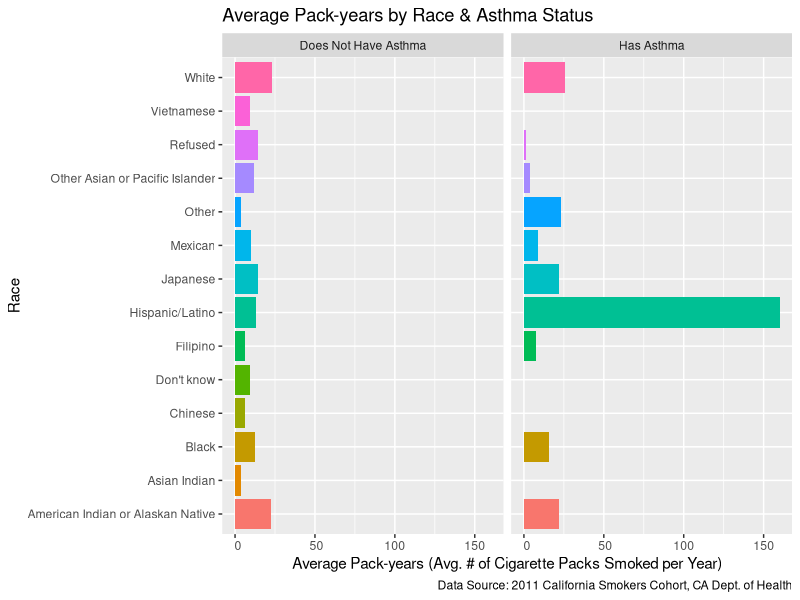
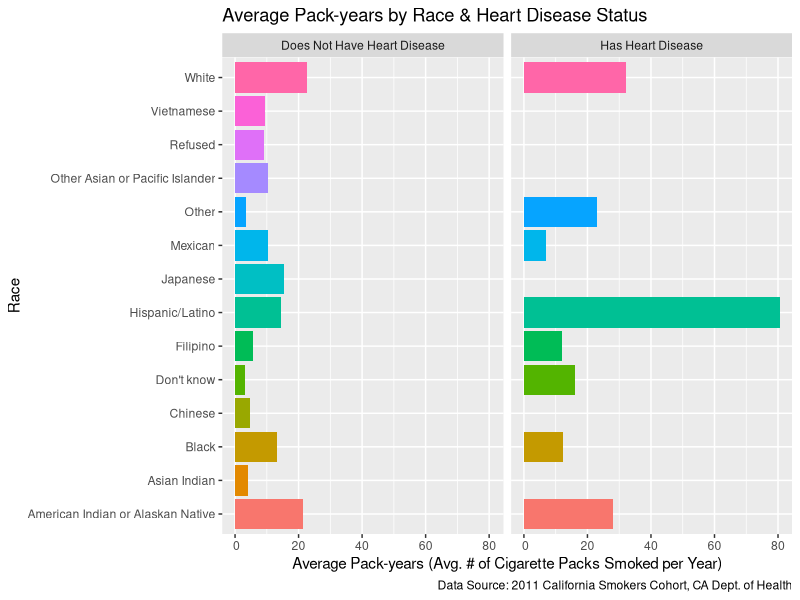
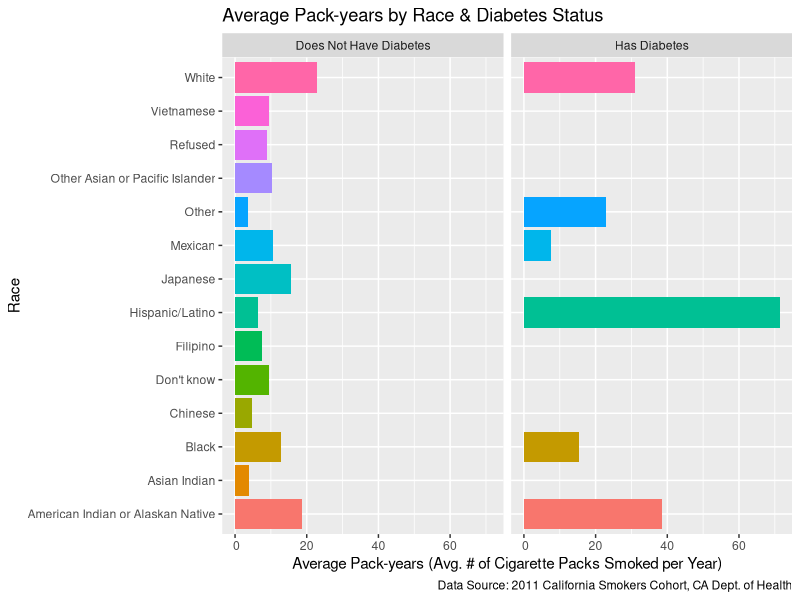
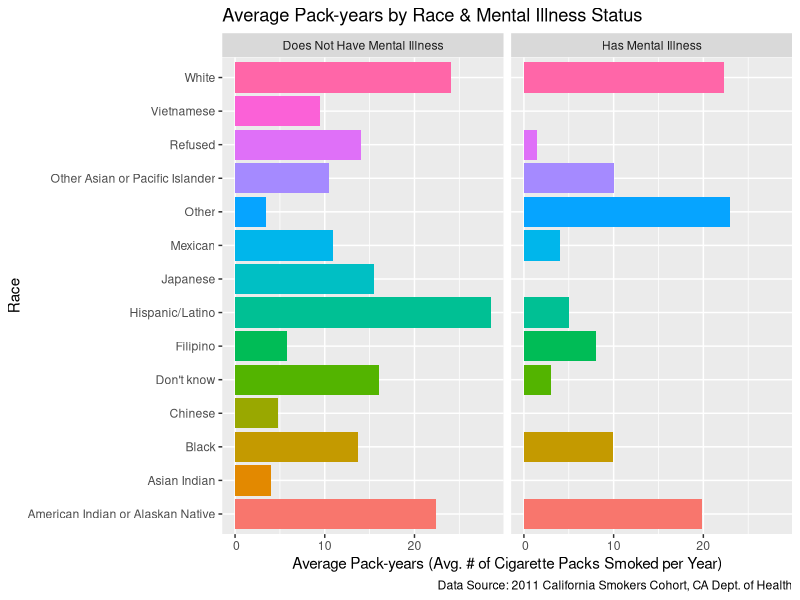

R code for these plots, in order:
## ---- chunk 1
library(tidyverse)
library(knitr)
library(kableExtra)

#Insert previous code with updated datasets 
race_data <-read_csv("ca_csc_outcome_race_data.csv",
            col_select = c(ID, NERVOUS, WORRYING, PROBINTR,
                           PROBDOWN, ASTHMA, HEARTDIS,
                           DIABETES, OTHMENILL, race01, race02, race03,
                           race04, race05, race06, race07, race08,
                           race09, race10, race11, race12, race13,
                           race14, race15),
            na = c("", "NA", "NA/Not Applicable", "N/A", "n/a",
                   "(DO NOT READ) NA/Not Applicable",
                   "(DO NOT READ) Refused",
                   "(DO NOT READ) Don't know"))

smoker_data <- read_csv("ca_csc_smoker_data.csv",
            col_select = c(psraid, smokstat, WHEREBUY, BUYCALIF,
                           HOWMANY, SMOK6NUM, SMOK6UNI),
            na = c("", "NA", "NA/Not Applicable", "N/A", "n/a",
                   "(DO NOT READ) NA/Not Applicable",
                   "(DO NOT READ) Refused",
                   "(DO NOT READ) Don't know"))

#Changed casing for variables from capitals to lowercase in both dataframes
#of race_data and smoker_data
names(race_data) <- tolower(names(race_data))
names(smoker_data) <- tolower(names(smoker_data))

#Re-coded "100 or more cigarettes" to "100" for future pack-year calculations
#once the variable `howmany` is converted from character to numeric data type
smoker_data$howmany <- recode(smoker_data$howmany,
                              "100 or more cigarettes" = "100")

#Changed the data type of `howmany` from character to numeric in order to
#perform calculations for pack-years later
smoker_data$howmany <- as.numeric(smoker_data$howmany)

#Re-coded "In military commissaries, or" to "In military commissaries", as well
#as "Somewhere else (SPECIFY)?" to "Somewhere else" to make
#response option more understandable when displayed for the variable `wherebuy`.
smoker_data$wherebuy <- recode(smoker_data$wherebuy,
                  "In military commissaries, or" = "In military commissaries",
                  "Somewhere else (SPECIFY)?" = "Somewhere else")

#Created new variable `race` to combine variables race01:race15 into one column. 
race_data_2 <- race_data %>%
  mutate(race = case_when(race01 == "Yes" ~ "White",
        race02 == "Yes" ~ "Black",
        race03 == "Yes" ~ "Japanese",
        race04 == "Yes" ~ "Chinese",
        race05 == "Yes" ~ "Filipino",
        race06 == "Yes" ~ "Korean",
        race07 == "Yes" ~ "Other Asian or Pacific Islander",
        race08 == "Yes" ~ "American Indian or Alaskan Native",
        race09 == "Yes" ~ "Mexican",
        race10 == "Yes" ~ "Hispanic/Latino",
        race11 == "Yes" ~ "Other",
        race12 == "Yes" ~ "Vietnamese",
        race13 == "Yes" ~ "Asian Indian",
        race14 == "Yes" ~ "Refused",
        race15 == "Yes" ~ "Don't know")) %>%
  select(-(race01:race15))

#Created new variable "packs_per_day" for future calculations for pack-years
smoker_data_2 <- smoker_data %>% mutate(packs_per_day = howmany/20)

## ---- chunk 2

#We calculated pack-years, which is given by the formula of
#pack-years = # of packs of cigarettes smoked per day * years a person has smoked.
#This calculation led to the creation of a new variable called `pack_years`.
#`pack_years` was created conditionally based on the three different time units
#as determined by the existing variable `smok6uni`, which are: "Days", "Months",
#and "Years". To change the unit of "Days" to years, we set up a conditional
#statement in the code to divide `smok6num` by 365 before multiplying the result
#by `packs_per_day` to get pack-years. Similarly, to change the unit of "Months"
#to years, we set up a conditional statement in the code to divide `smok6num`
#by 12 before multiplying the result by `packs_per_day` to get pack-years. For
#`smok6uni` observations that have the value "Years", we just multiplied
#`smok6num` by `packs_per_day` to get pack-years directly. We assigned
#this overall change in the data frame smoker_data_2 to a new data frame
#called smoker_data_3, which includes the new variable `pack_years`.

smoker_data_3 <- smoker_data_2 %>%
  mutate(pack_years =
           case_when(smok6uni == "Days" ~ packs_per_day*(smok6num/365),
                     smok6uni == "Months" ~ packs_per_day*(smok6num/12),
                     smok6uni == "Years" ~ packs_per_day*(smok6num)))

#We then rounded `pack_years` to the nearest whole number for all observations.

smoker_data_3$pack_years <- round(smoker_data_3$pack_years, 0)

#Afterwards, we viewed our new data frame, which includes our new variable
#`pack_years`.

smoker_data_3

## ---- chunk 3

#In order to join our two cleaned data sets together, we first had to remove the
#strings of 'DIS' and 'STAT' from the `id` column of race_data_2 by using gsub().
#We overwrote these changes in the race_data_2 data frame and viewed these new
#changes to make sure the `id` variable only contains numbers and no
#characters.

race_data_2$id <- gsub('[DISSTAT]', '', race_data_2$id)
race_data_2

#Next, looking at the smoker_data_3 data frame, we see that the `psraid`
#variable contains each study participant's unique ID number, but the variable
#is a numeric data type. On the other hand, `id` from the race_data_2
#data frame is a character data type. We needed to convert `psraid` then from
#character to numeric data type because 1) `psraid` is an identifier rather than
#a numeric value to mathematically manipulate even if it does contain numbers
#and 2) in order to perform a join, the two variables must be the same data
#type.

smoker_data_3$psraid <- as.character(smoker_data_3$psraid)

#Afterward, we performed an inner join between race_data_2 and
#smoker_data_3 by each study participant's unique ID number, which is
#represented by `id` in race_data_2 and `psraid` in smoker_data_3. We
#chose to do an inner join because we wanted to select participants that
#exist in each of our two data sets for our final data frame.
#We assigned this join to a new data frame called joined_smoking_df.

joined_smoking_df <- inner_join(x = race_data_2, y = smoker_data_3,
                                by=c("id" = "psraid"))

#Then, we viewed the new data frame we created
joined_smoking_df

## ---- chunk 4

#We created subsets of the data frame joined_smoking_df for each disease of
#interest, with each subset including only the variable of `race` and average
#values of the variable `pack_years` according to disease. This is to simplify
#the graph and table generation process later by including only the information
#we need in a data frame.

#asthma
avg_pack_years_race_asthma <- joined_smoking_df %>%
  filter(!is.na(pack_years)) %>%
  group_by(race, asthma) %>%
  summarize(avg_pack_years = sum(pack_years)/n())

#heartdis
avg_pack_years_race_heartdis <- joined_smoking_df %>%
  filter(!is.na(pack_years)) %>%
  group_by(race, heartdis) %>%
  summarize(avg_pack_years = sum(pack_years)/n())

#diabetes
avg_pack_years_race_diabetes <- joined_smoking_df %>%
  filter(!is.na(pack_years)) %>%
  group_by(race, diabetes) %>%
  summarize(avg_pack_years = sum(pack_years)/n())

#othmenill
avg_pack_years_race_othmenill <- joined_smoking_df %>%
  filter(!is.na(pack_years)) %>%
  group_by(race, othmenill) %>%
  summarize(avg_pack_years = sum(pack_years)/n())
       
## ---- chunk 5

#Table for avg pack-years per disease for those who have them
t_avg_pack_years_disease <- joined_smoking_df %>%
  mutate(disease = case_when(asthma == "Yes" ~ "Asthma",
                            heartdis == "Yes" ~ "Heart Disease",
                            diabetes == "Yes" ~ "Diabetes",
                            othmenill == "Yes" ~ "Mental Illness")) %>%
  select(disease, pack_years) %>%
  filter(!is.na(pack_years), !is.na(disease)) %>%
  group_by(disease) %>%
  summarize(avg_pack_years = sum(pack_years)/n())
t_avg_pack_years_disease

kable(t_avg_pack_years_disease, 
      booktabs=T, 
      col.names=c("Disease", "Average Pack-years"),  
      align='lcccc', 
      caption= 'Average Pack-years for Smokers Who Have a Disease') %>%
      kable_styling(full_width = T)

#Table for avg pack-years per disease for those who do not have them
t_avg_pack_years_no_disease <- joined_smoking_df %>%
  mutate(disease = case_when(asthma == "No" ~ "Does Not Have Asthma",
                            heartdis == "No" ~ "Does Not Have Heart Disease",
                            diabetes == "No" ~ "Does Not Have Diabetes",
                            othmenill == "No" ~ "Does Not Have Mental Illness")) %>%
  select(disease, pack_years) %>%
  filter(!is.na(pack_years), !is.na(disease)) %>%
  group_by(disease) %>%
  summarize(avg_pack_years = sum(pack_years)/n())
t_avg_pack_years_no_disease

kable(t_avg_pack_years_no_disease, 
      booktabs=T, 
      col.names=c("Disease", "Average Pack-years"),  
      align='lcccc', 
      caption= 'Average Pack-years Among Smokers Responding "No" to a Disease') %>%
      kable_styling(full_width = T)

#I created another table with all diseases present with yes/no statuses and with unique
#combinations
table_option_2 <- joined_smoking_df %>%
  filter(!is.na(pack_years)) %>%
  group_by(asthma, heartdis, diabetes, othmenill) %>%
  summarize(avg_pack_years=sum(pack_years)/n())
table_option_2

## ---- chunk 6

avg_pack_years_race_asthma %>%
  drop_na(c(asthma, avg_pack_years)) %>%
  ggplot(aes(x = race, y = avg_pack_years)) +
  geom_bar(aes(fill=race), stat="identity", position = "dodge") +
  coord_flip() +
  guides(fill = "none") +
  labs(x = "Race",
       y = "Average Pack-years (Avg. # of Cigarette Packs Smoked per Year)",
  title = "Average Pack-years by Race & Asthma Status",
  caption = "Data Source: 2011 California Smokers Cohort, CA Dept. of Health") +
  scale_y_continuous(labels = function(x) format(x,big.mark=",",
                                                     scientific=FALSE)) +
  facet_wrap(~ asthma, labeller = labeller(asthma =
                                             c( "Yes" = "Has Asthma","No" = "Does Not Have Asthma"
                                                     )))

## ---- chunk 7

avg_pack_years_race_heartdis %>%
  drop_na(c(heartdis, avg_pack_years)) %>%
  ggplot(aes(x = race, y = avg_pack_years)) +
  geom_bar(aes(fill=race), stat="identity", position = "dodge") +
  coord_flip() +
  guides(fill = "none") +
  labs(x = "Race",
       y = "Average Pack-years (Avg. # of Cigarette Packs Smoked per Year)",
  title = "Average Pack-years by Race & Heart Disease Status",
  caption = "Data Source: 2011 California Smokers Cohort, CA Dept. of Health") +
  scale_y_continuous(labels = function(x) format(x,big.mark=",",
                                                     scientific=FALSE)) +
  facet_wrap(~ heartdis, labeller = labeller(heartdis =
                                      c("No" = "Does Not Have Heart Disease",
                                        "Yes" = "Has Heart Disease")))


## ---- chunk 8

avg_pack_years_race_diabetes %>%
  drop_na(c(diabetes, avg_pack_years)) %>%
  ggplot(aes(x = race, y = avg_pack_years)) +
  geom_bar(aes(fill=race), stat="identity", position = "dodge") +
  coord_flip() +
  guides(fill = "none") +
  labs(x = "Race",
       y = "Average Pack-years (Avg. # of Cigarette Packs Smoked per Year)",
  title = "Average Pack-years by Race & Diabetes Status",
  caption = "Data Source: 2011 California Smokers Cohort, CA Dept. of Health") +
  scale_y_continuous(labels = function(x) format(x,big.mark=",",
                                                     scientific=FALSE)) +
  facet_wrap(~ diabetes,
             labeller = labeller(diabetes = c("No" = "Does Not Have Diabetes",
                                                      "Yes" = "Has Diabetes")))


## ---- chunk 9

avg_pack_years_race_othmenill %>%
  drop_na(c(othmenill, avg_pack_years)) %>%
  ggplot(aes(x = race, y = avg_pack_years)) +
  geom_bar(aes(fill=race), stat="identity", position = "dodge") +
  coord_flip() +
  guides(fill = "none") +
  labs(x = "Race",
       y = "Average Pack-years (Avg. # of Cigarette Packs Smoked per Year)",
  title = "Average Pack-years by Race & Mental Illness Status",
  caption = "Data Source: 2011 California Smokers Cohort, CA Dept. of Health") +
  scale_y_continuous(labels = function(x) format(x,big.mark=",",
                                                     scientific=FALSE)) +
  facet_wrap(~ othmenill, labeller = labeller(othmenill =
                                      c("No" = "Does Not Have Mental Illness",
                                        "Yes" = "Has Mental Illness")))
